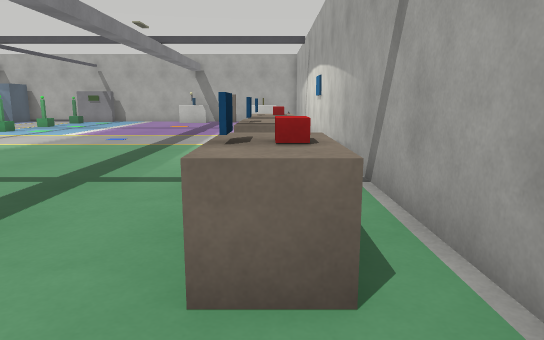
view 1 (above)

20 first-person views from a walk through a robot-simulator world made for Webots. The camera is 1.2 m above the floor, tilts 10° down and sees 70° across. The floor is counted in squares, 1 m on a side. Each view is taken from the middle of a square. On the plan, view 1 faces up. The plan holds only what a view shows up to about 15 squares ahead; the rest is blank. The place goes on beyond the plan. Robots are left out. Webots' stock objects and surfaces are drawn as simple stand-ins.

view 2
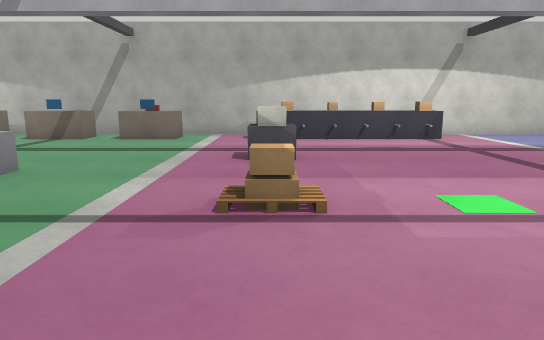

view 3
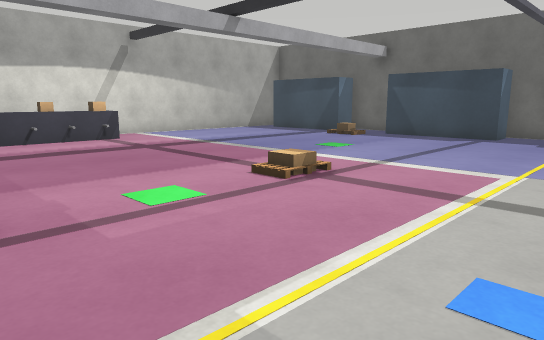

view 4
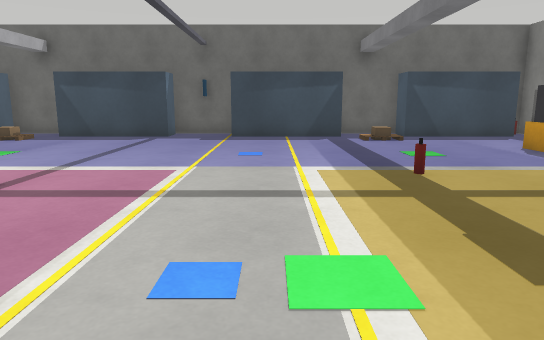

view 5
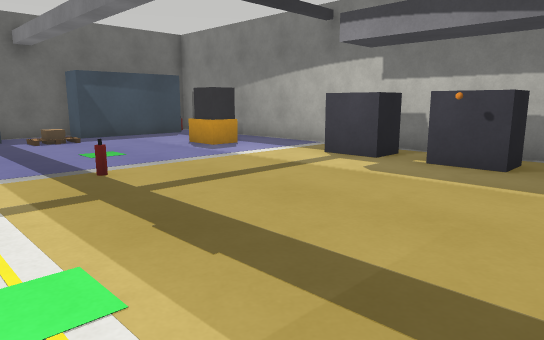

view 6
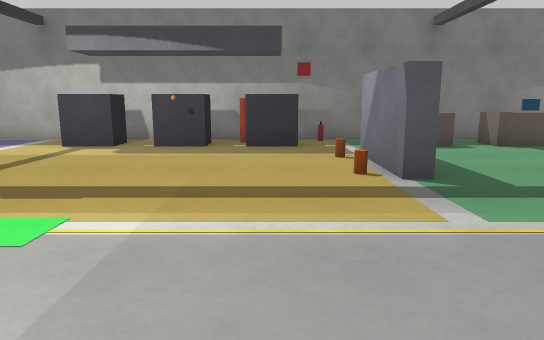

view 7
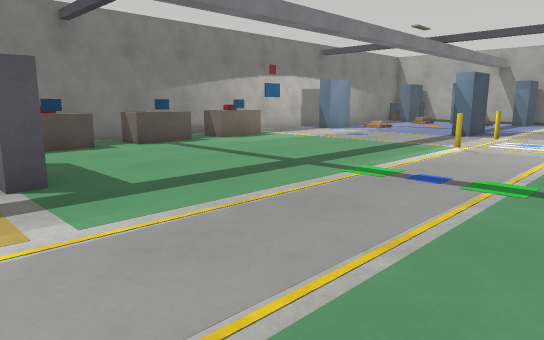

view 8
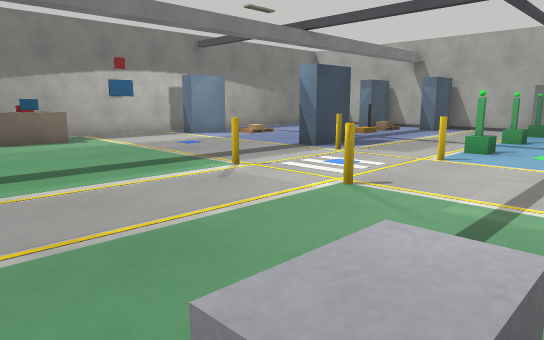

view 9
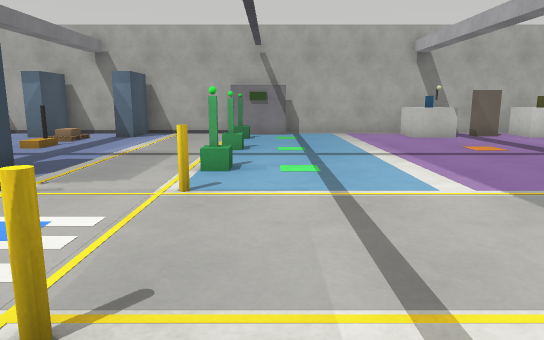

view 10
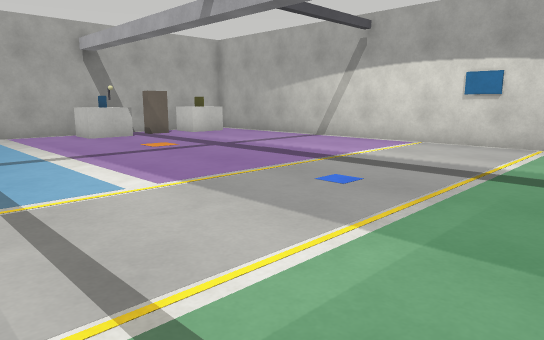

view 11
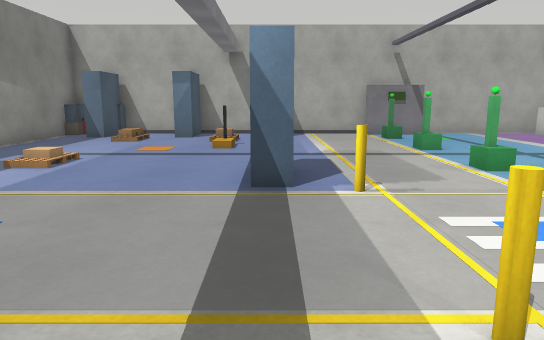

view 12
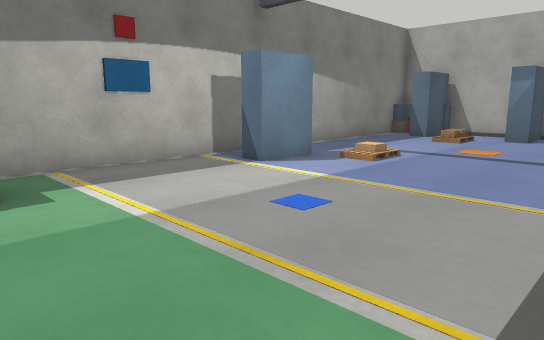

view 13
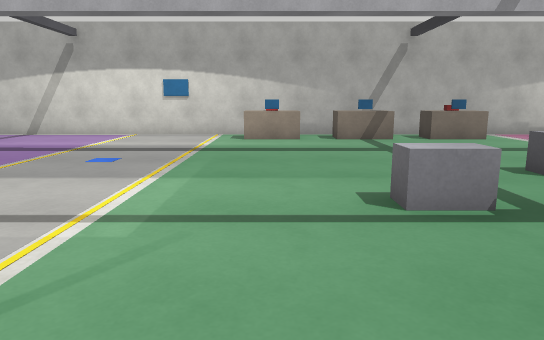

view 14
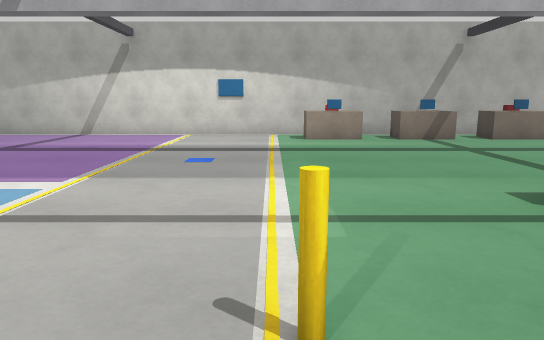

view 15
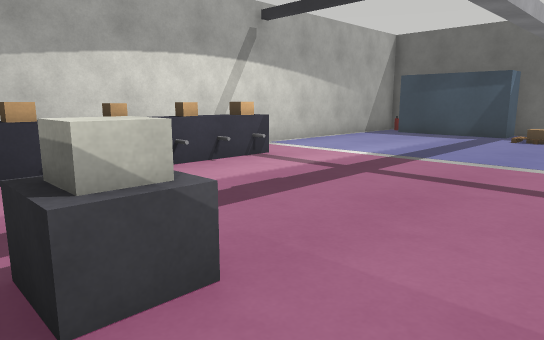

view 16
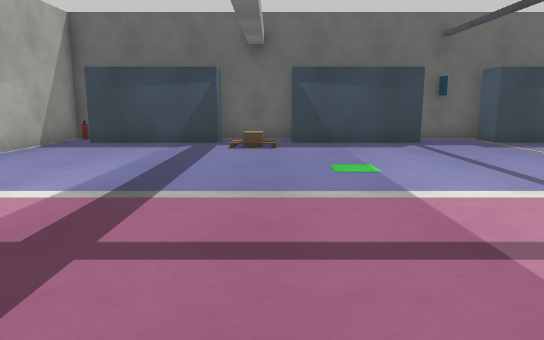

view 17
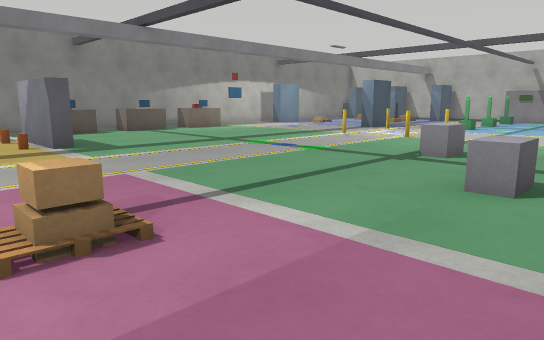

view 18
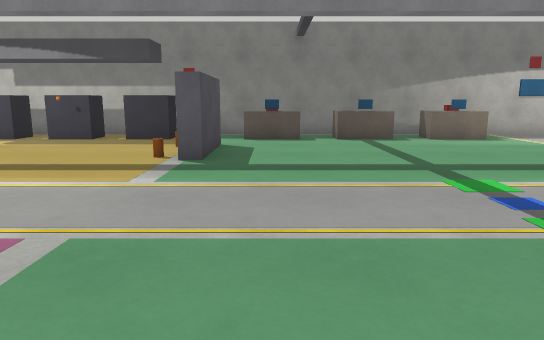

view 19
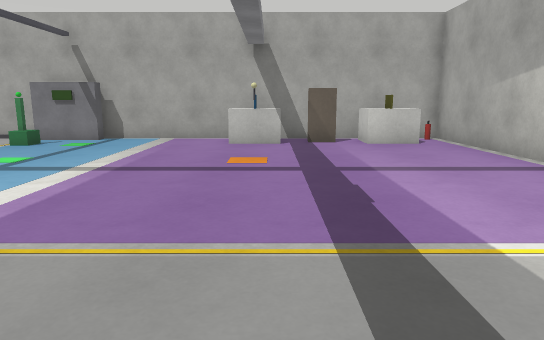

view 20
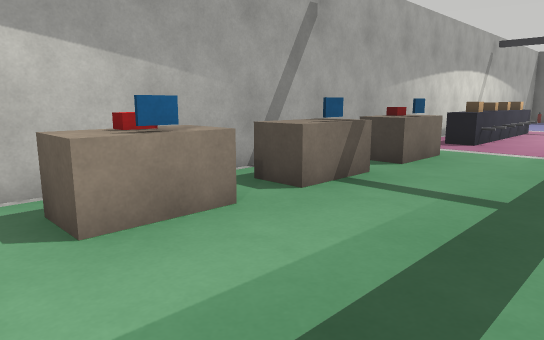

### Floor plan
Points are (right, up) in squares from view 1. A wall is a line through its corners. A room is listed if a view was taken in it or the views show most of it. See-through windows are left out.
Room 1 (views 1, 2, 3, 4, 5, 6, 7, 8, 9, 10, 11, 12, 13, 14, 15, 16, 17, 18, 19, 20)
walls: (-22.5, 15.5) (-22.5, -13.2); (-15.5, -14.5) (-11.6, -14.5) (-11.6, -15.5); (-9.4, -15.6) (-9.4, -14.5) (-5.6, -14.5) (-5.6, -15.5); (-5.6, -16) (-3, -16); (-3.4, -15.6) (-3.4, -14.5) (0.5, -14.5); (-17.9, -16) (-15.6, -16); (-21.5, -14.5) (-17.6, -14.5) (-17.6, -15.5); (-22.5, -14.9) (-22.5, -16); (-22.5, 24) (-22.5, 18.1); (1.5, -16) (1.5, 24) (-20.9, 24)
low walls: (-20.6, 23.5) (-22.2, 23.5); (-22, 23.5) (-22, 23.2) (-22.5, 23.2)
objects: other object (-22, -16); dark grey box (-22, -4) to (-21, -3); red pole (-22, -2); other object (-22, 1); dark grey box (-21, -7) to (-21, -6); dark grey box (-21, -2) to (-21, -1); brown box (-21, 2); blue box (-21, 3); brown box (-21, 4); brown box (-21, 5); blue box (-21, 6); brown box (-21, 7); brown box (-21, 8); blue box (-21, 9); brown box (-21, 10); blue box (-21, 15) to (-21, 16); blue box (-21, 22) to (-21, 23); other object (-20, -11) to (-20, -10); other object (-20, -3); other object (-20, 3); other object (-20, 9); other object (-20, 22) to (-19, 22); orange cylinder (-19, 1) to (-18, 1); other object (-19, 21); blue box (-18, 22) to (-18, 23); cardboard box (-17, -13); orange cylinder (-17, 1) to (-16, 1); cardboard box (-17, 21); pallet (-16, 20); fire extinguisher (-15, -7); blue box (-15, 15) to (-15, 16); blue box (-15, 22) to (-15, 23); yellow pole (-14, 11); yellow pole (-14, 14); yellow pole (-11, 11); yellow pole (-11, 14); other object (-11, 16); other object (-11, 19); other object (-11, 22); cabinet (-10, 23); cardboard box (-9, -6) to (-8, -6); cardboard box (-9, -1) to (-8, -1); grey box (-9, 7) to (-8, 7); grey box (-7, 4) to (-6, 4); cardboard box (-5, -13); other object (-5, -1) to (-4, -1); other object (-5, 22) to (-4, 22); other object (-5, 23) to (-4, 23); cabinet (-3, 23) to (-2, 23); white box (-1, 22) to (0, 22); other object (-1, 23) to (0, 23); cardboard box (0, -6); cardboard box (0, -5) to (0, -4); cardboard box (0, -3); cardboard box (0, -2) to (0, -1); brown box (0, 2); blue box (0, 3); brown box (0, 4); brown box (0, 5); blue box (0, 6); brown box (0, 7); brown box (0, 8); blue box (0, 9); brown box (0, 10); other object (1, -16); red box (1, 3); red box (1, 9); other object (1, 24)

Where each view was taken, in squares from view 1:
view 1: 0 up, 0 right, facing up
view 2: 1 down, 13 left, facing right
view 3: 1 down, 13 left, facing down-right
view 4: 1 down, 13 left, facing down
view 5: 1 down, 13 left, facing down-left
view 6: 1 down, 10 left, facing left
view 7: 0 up, 10 left, facing up-left
view 8: 6 up, 8 left, facing up-left
view 9: 9 up, 10 left, facing up
view 10: 9 up, 10 left, facing up-right
view 11: 9 up, 15 left, facing up
view 12: 9 up, 15 left, facing up-left
view 13: 9 up, 13 left, facing right
view 14: 11 up, 13 left, facing right
view 15: 0 up, 7 left, facing down-right
view 16: 3 down, 5 left, facing down
view 17: 2 down, 5 left, facing up-left
view 18: 3 up, 8 left, facing left
view 19: 11 up, 4 left, facing up
view 20: 11 up, 4 left, facing down-right
